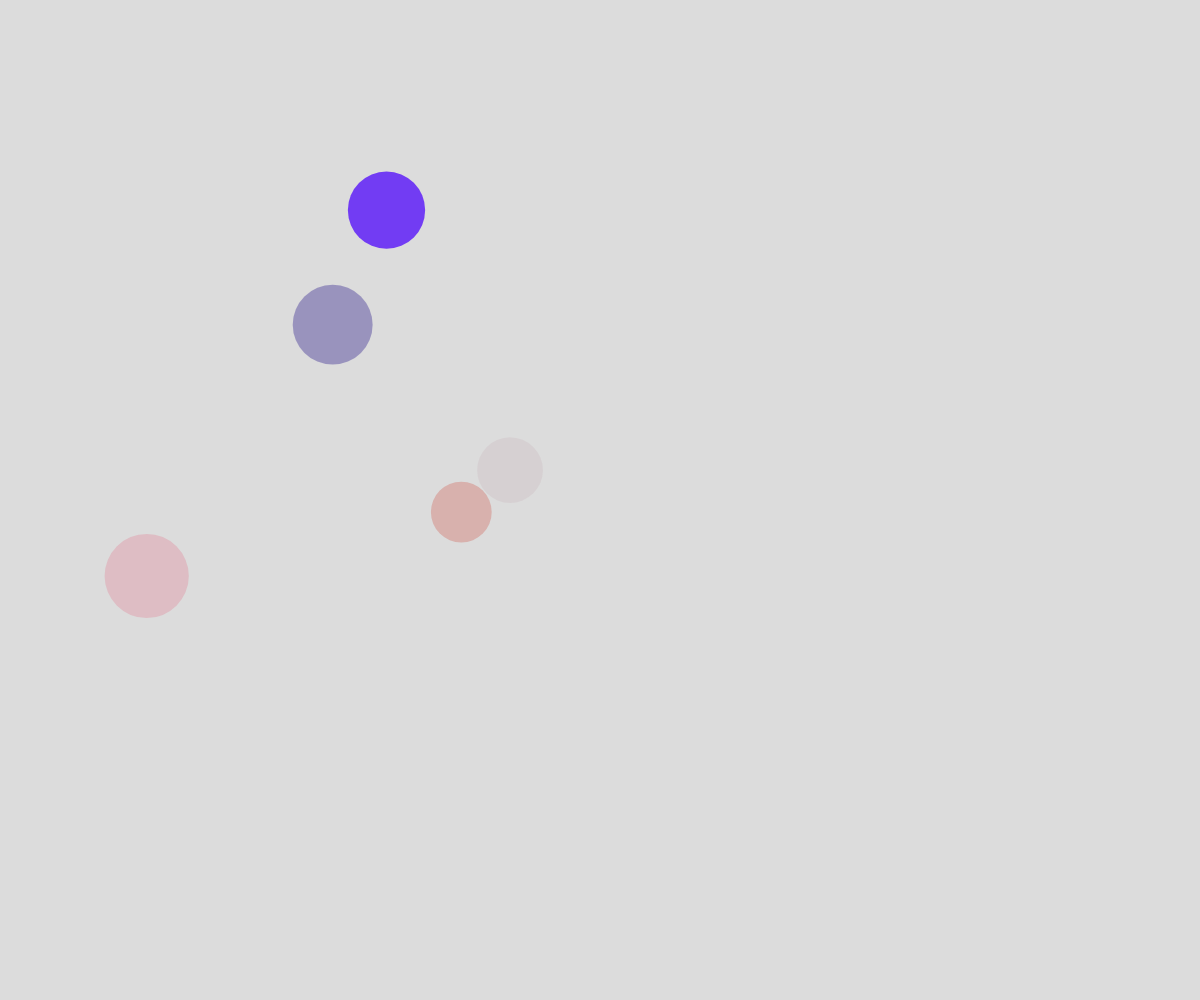
Frame 1 (no input)
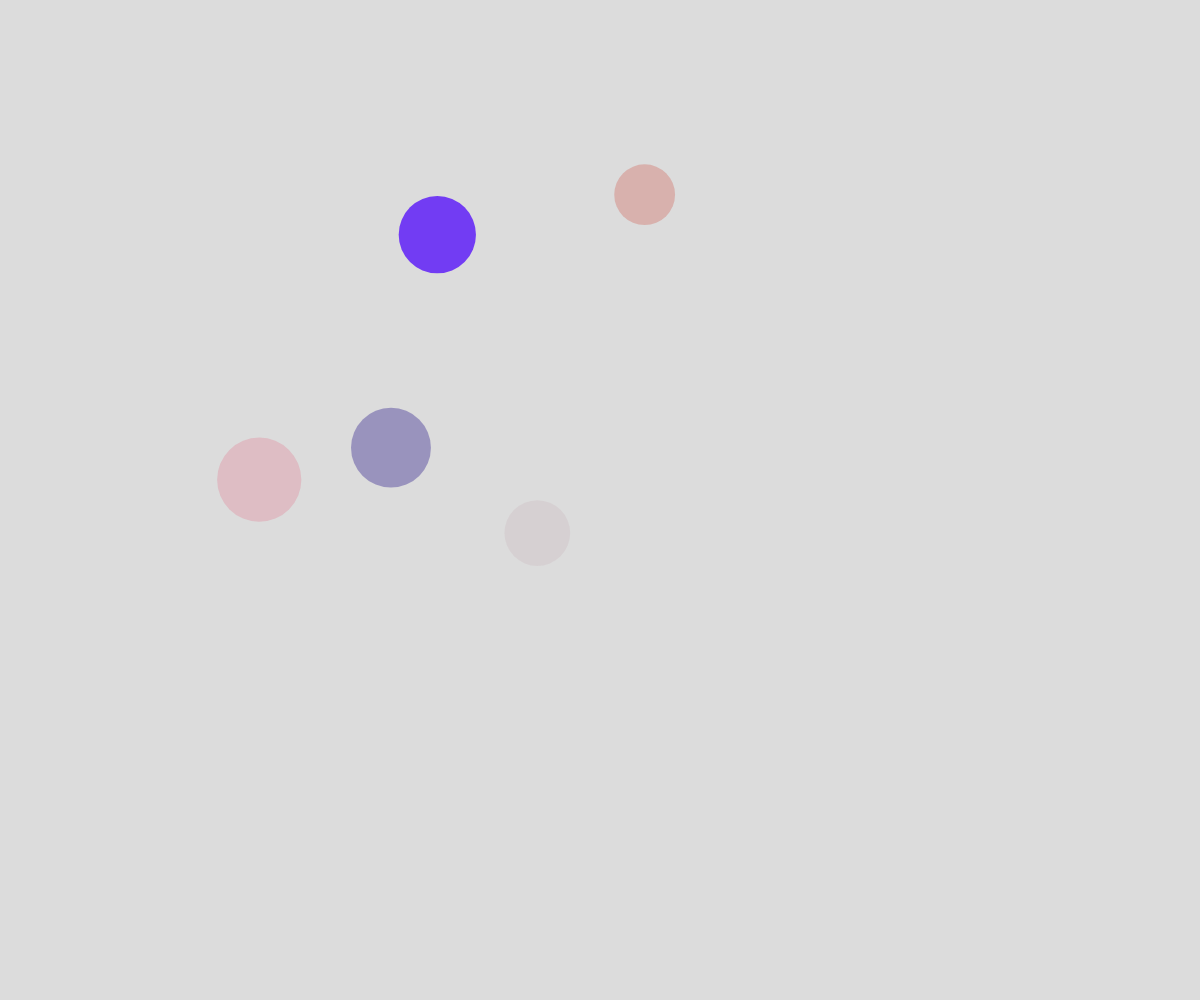
Frame 60 (no input)
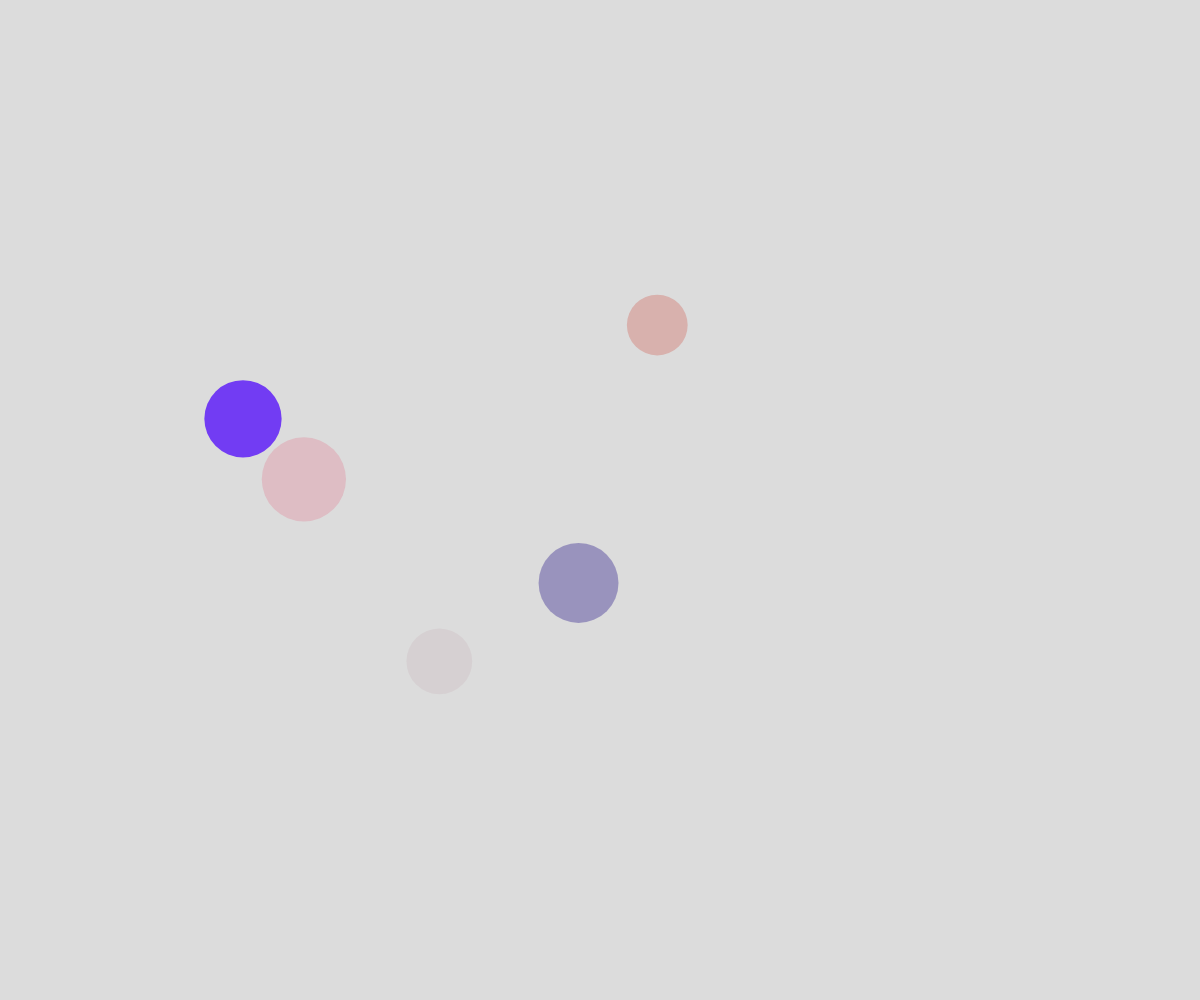
Frame 120 (the mouse pressed at the canvas centre since frame 60)

The p5.js sketch that drew these frames (run headless with seeded random() and noise() and a simulated clock; from frame 60 on, the mouse is pressed at the canvas centre):

// p5.js sketch
// ── sketch.js
// bubble demo
// 10/10 2024

let bubbleArray = [];
let deathLoc = [];


function setup() {
  createCanvas(windowWidth, windowHeight);
  for (let i = 0; i < 5; i++) {
    spawnBubble();
  }
  //window.setInterval(spawnBubble, 500);
}

function draw() {
  background(220);
  //moveBubblesRand();
  bubbleNoise();
  displayBubbles();
  displayGraves();
}

function mousePressed() {
  for (let bubble of bubbleArray){
    if (clickedOnBubble(mouseX, mouseY, bubble)) {
      bubbleArray.splice(bubbleArray.indexOf(bubble), 1);
      grave(mouseX, mouseY);
      spawnBubble();
    }
  }
}

function grave(graveX, graveY) {
  let grave = {
    x: graveX,
    y: graveY,
  };
  deathLoc.push(grave);
}

function clickedOnBubble(x,y, theBubble) {
  let distanceAway = dist(x, y, theBubble.x, theBubble.y);
  return distanceAway < theBubble.radius; 
}

function displayBubbles() {
  for (let bubble of bubbleArray){
    noStroke();
    fill(bubble.r, bubble.g, bubble.b, bubble.alpha);
    circle(bubble.x, bubble.y, bubble.radius*2);
  }
}

function displayGraves() {
  for (let grave of deathLoc){
    fill(0);
    textAlign(CENTER, CENTER);
    text("x", grave.x, grave.y);
  }
}

function moveBubblesRand(){
  for (let bubble of bubbleArray) {
    let choice = random(100);
    if (choice < 50) {
      bubble.y -= bubble.speed;
    }
    else if (choice < 65) {
      bubble.y += bubble.speed;
    }
    else if (choice < 75) {
      bubble.x += bubble.speed;
    }
    else {
      bubble.x -= bubble.speed;
    }
  }
}

function bubbleNoise() {
  for (let bubble of bubbleArray) {
    bubble.x = noise(bubble.timeX)*width;
    bubble.y = noise(bubble.timeY)*height;

    bubble.timeX += bubble.deltaTime;
    bubble.timeY += bubble.deltaTime;
  }
}

function spawnBubble(){
  let someBubble = {
    x: random(0,width),
    y: height + random(50,100),
    speed: random(2,3),
    radius: random(20,50),
    r: random(255),
    g: random(255),
    b: random(255),
    alpha: random(50, 200),
    timeX: random(99999),
    timeY: random(99999),
    deltaTime: 0.01,
  };
  bubbleArray.push(someBubble);
}
